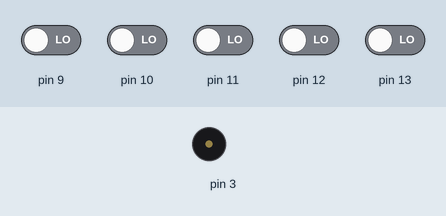
A sketch run on a simulated Arduino Uno, built with avr-gcc and run on an emulated ATmega328P. Parts: buzzer (waves = sounding). The test bench sets the inputs (shaded band); at power-on: pin 9–13 LOW.

Above: at 1.2 s.
1.3 s: pin 9 driven HIGH
At 1.6 s:
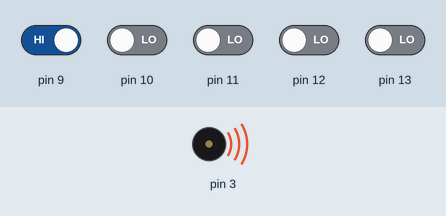
Timing chart, 0 to 4.3 s (numbered marks = the images above; inputs shaded):
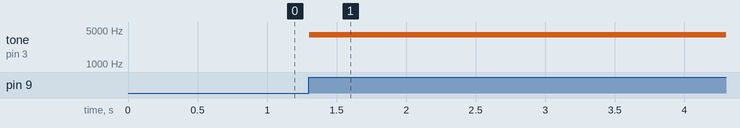

The sketch:

buffer_buttons.ino
```cpp
void setup()
{
  pinMode(13, INPUT);
  pinMode(12, INPUT);
  pinMode(11, INPUT);
  pinMode(10, INPUT);
  pinMode(9, INPUT);
  pinMode(3, OUTPUT);
}

void loop()
{
  if (digitalRead(13) == 1) {
    tone(3, 98, 1000); // play tone 31 (G2 = 98 Hz)
  }
  if (digitalRead(12) == 1) {
    tone(3, 208, 1000); // play tone 44 (G#3 = 208 Hz)
  }
  if (digitalRead(11) == 1) {
    tone(3, 392, 1000); // play tone 55 (G4 = 392 Hz)
  }
  if (digitalRead(10) == 1) {
    tone(3, 1245, 1000); // play tone 75 (D#6 = 1245 Hz)
  }
  if (digitalRead(9) == 1) {
    tone(3, 3951, 1000); // play tone 95 (B7 = 3951 Hz)
  }
  delay(10); // Delay a little bit to improve simulation performance
}
```

Measured:
- after the input at 1.3 s, tone on pin 3: silent → 3951 Hz at once
